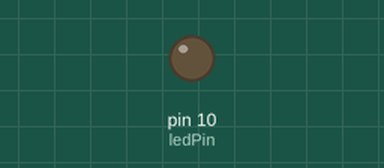
Simulated run of this sketch. Board: Arduino Uno, built with avr-gcc and run on an emulated ATmega328P. Shown: output pins drawn as LEDs (lit = HIGH).

Above: at 0.05 s.
At 4.0 s:
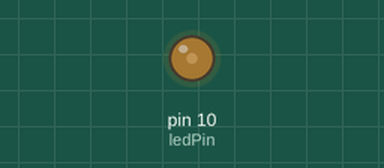
At 6.0 s:
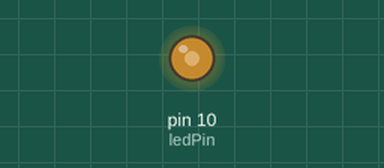
At 8.0 s:
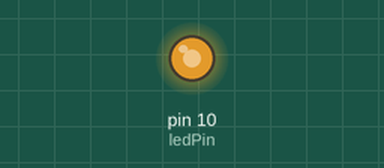
Timing chart, 0 to 10.4 s (numbered marks = the images above):
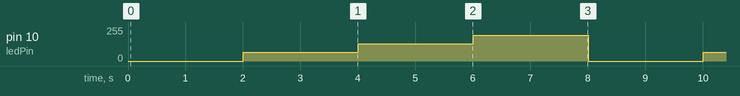

Measured:
- by itself, pin 10 (ledPin): repeats every 8.0 s: 128/255 2.0 s, 192/255 2.0 s, 0/255 2.0 s, 64/255 2.0 s

The sketch:

Task_3.ino
```cpp
///Jason Klimock 26322298
//Soen 422 Lab 1
// task_3

const int ledPin = 10; //must be pin 3,5,6,9,10,11 for PWM
const int twoSecond = 2000;
const int max = 255;
const int step = 64; // step of 64 provides 0, 64, 128, 192 as value settings

void setup() {

    pinMode(ledPin, OUTPUT);
}

void loop() {

      for (int i = 0; i<=max; i+=step){
        analogWrite(ledPin, i);
        delay(twoSecond);// delay makes the change easier to see
        }
    }
```
